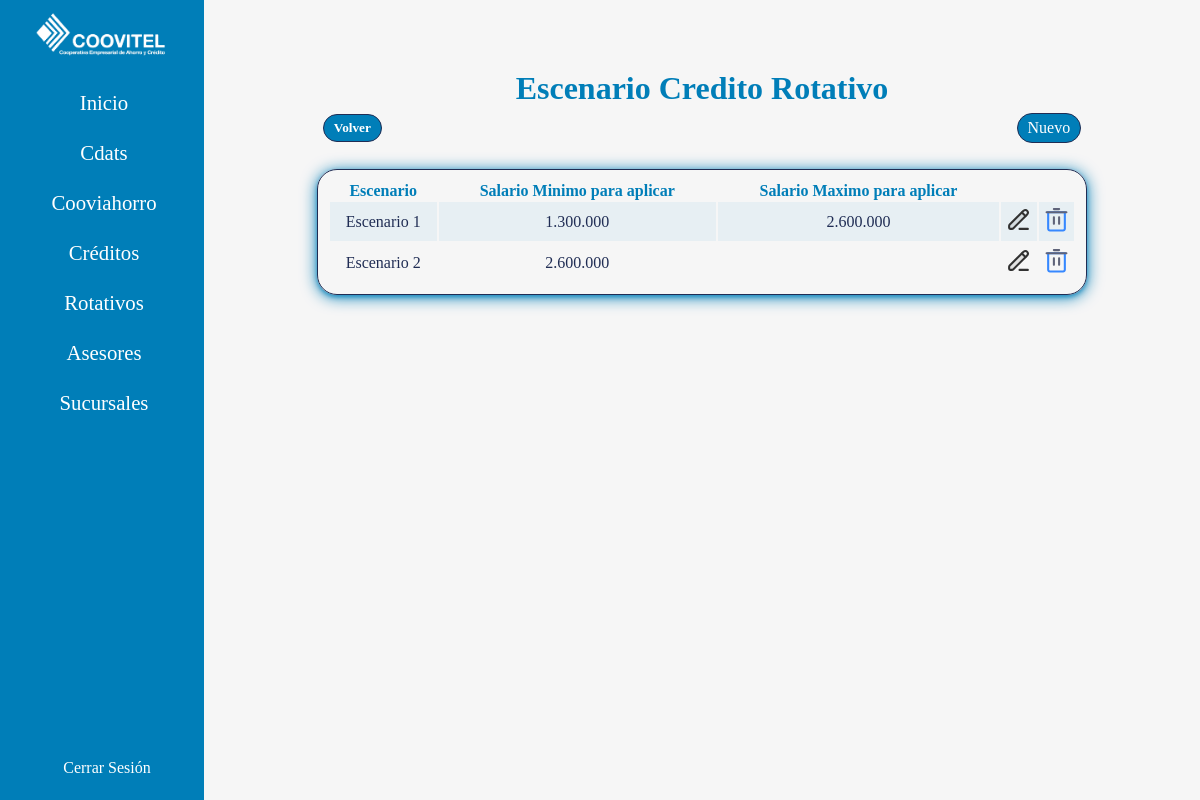
Page /rotativos/escenarios (signed in) on the committed database.
### rotativo/models.py (models this page shows, shortened)
class Escenarios(models.Model):
    name = models.CharField(max_length=200)
    salarioMin = models.CharField(max_length=200)
    salarioMax = models.CharField(max_length=200, blank=True, null=True)

### rotativo/views.py (the view)
# urls.py: path("rotativos/escenarios", views.escenarios, name="escenarios"),
@login_required
def escenarios(request):
    escenarios = Escenarios.objects.all()
    return render(request, 'rotativos/escenarios/escenarios.html', {'escenarios': escenarios})

### controls/templates/rotativos/escenarios/escenarios.html (shortened to what this page needs)
{% extends 'base.html' %}
{% block content %}
    <div class="types">
        <h1 class="title-type">Escenario Credito Rotativo</h1>
        <div class="buttons">
            <a class="bts" href="{% url 'controlsRotativos' %}"><h5>Volver</h5></a>
            <a class="bts" href="{% url 'createescenario' %}">Nuevo</a>
        </div>
        <table>
            <tr>
                <th class="ttb">Escenario</th>
                <th class="ttb">Salario Minimo para aplicar</th>
                <th class="ttb">Salario Maximo para aplicar</th>
                <th class="icon"></th>
                <th class="icon"></th>
            </tr>
            {% for escenario in escenarios %}
                <tr>
                    <td class="tb data">{{escenario.name}}</td>
                    <td class="tb data">{{escenario.salarioMin}}</td>
                    <td class="tb data">{{escenario.salarioMax}}</td>
                    <td class="tb">
                        <a href="{% url 'updateescenario' escenario.id %}">
                        </a>
                    </td>
                    <td class="tb">
                        <a onclick="return confirm('Esta seguro de eliminar este Escenario?')" href="{% url 'deleteescenario' escenario.id %}">
                        </a>
                    </td>
                </tr>
            {% endfor %}
        </table>
    </div>
{% endblock %}

### account/static/css/style.css (style rules this page uses)
:root { --backColor: #fdfdfd; --colorWhite: #fff; --colorLinks: #007eb8; --colorOne: #202d54; --colorTwo: #2c3870; --colorThree: #2d2e83; --colorFour: #007eb8; }
* { margin: 0; padding: 0; box-sizing: border-box; }
html { height: 100%; height: 100vh; font-family:Georgia, 'Times New Roman', Times, serif; color: var(--colorFour); }
body { height: auto; min-height: 100%; min-height: 100vh; overflow-y: scroll; background-color: var(--backColor); display: grid; grid-template-areas: "aside main main"; grid-template-columns: 17vw 1fr; grid-template-rows: 1fr auto; }
a { text-decoration: none; }

### controls/static/css/style2.css (style rules this page uses)
:root { --backColor: #fdfdfd; --colorWhite: #fff; --colorLinks: #007eb8; --colorOne: #202d54; --colorTwo: #2c3870; --colorThree: #2d2e83; --colorFour: #007eb8; }
.types { width: 100%; display: flex; flex-direction: column; justify-content: center; align-items: center; }
.title-type { color: var(--colorFour); }
.buttons { width: 90%; display: flex; flex-direction: row; justify-content: space-between; align-items: center; padding: 6px; }
.bts { background-color: #007eb8; border: 1px solid var(--colorOne); border-radius: 20px; padding: 5px 10px; color: #fff; transition: all .3s ease; }
td { color: #202d54; padding: 5px 0px; }
tr:nth-child(2n) { background-color: #007eb810; }
.image { transition: all .3s ease-in-out; }

### controls/static/css/options.css (style rules this page uses)
:root { --backColor: #fdfdfd; --colorWhite: #fff; --colorLinks: #007eb8; --colorOne: #202d54; --colorTwo: #2c3870; --colorThree: #2d2e83; --colorFour: #007eb8; }

### asesores/static/css/asesores.css (style rules this page uses)
.types { width: 100%; height: max-content; display: flex; flex-direction: column; }
.title-type { color: var(--colorFour); }
td { color: #202d54; padding: 5px 0px; }
tr:nth-child(2n) { background-color: #007eb810; }
.image { transition: all .3s ease-in-out; }

### asesores/static/css/paginator.css (style rules this page uses)
:root { --backColor: #fdfdfd; --colorWhite: #fff; --colorLinks: #007eb8; --colorOne: #202d54; --colorTwo: #2c3870; --colorTwoLow: #2c387028; --colorThree: #2d2e83; --colorFour: #007eb8; }
a { text-decoration: none; color: var(--colorWhite); }

### rows in the picture
Escenarios: name "Escenario 1", salarioMin "1.300.000", salarioMax "2.600.000"
Escenarios: name "Escenario 2", salarioMin "2.600.000"
